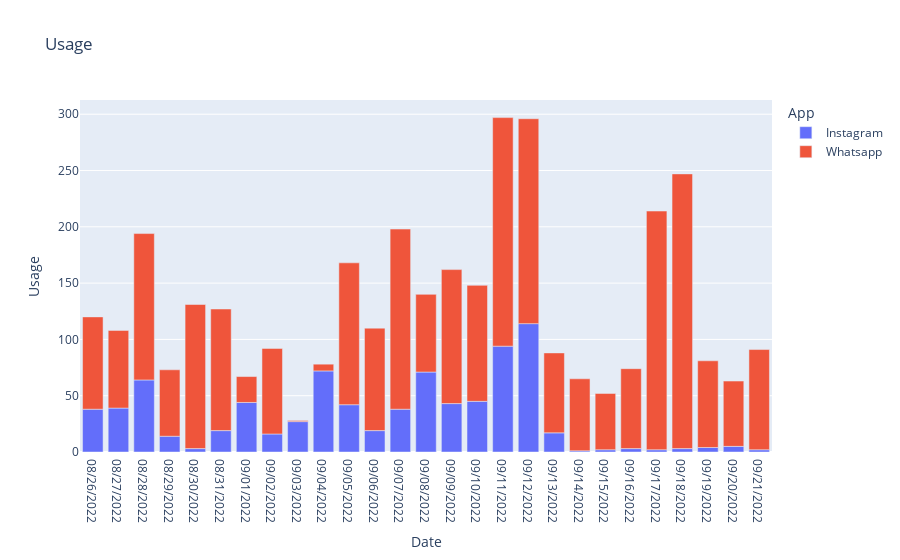

Notebook code for this chart:
### Code cell
# Now let’s start with analyzing the screen time of the user. I will first look at the amount of usage of the apps:
figure = px.bar(data_frame=data, 
                x = "Date", 
                y = "Usage", 
                color="App", 
                title="Usage")
figure.show()

### Figure 1 — Plotly figure (JSON) as saved in the notebook; plotly's stock layout.template omitted (floating-point values rounded to 4 significant figures)
{"data": [{"hovertemplate": "App=Instagram<br>Date=%{x}<br>Usage=%{y}<extra></extra>", "legendgroup": "Instagram", "marker": {"color": "#636efa", "pattern": {"shape": ""}}, "name": "Instagram", "orientation": "v", "showlegend": true, "textposition": "auto", "type": "bar", "x": ["08/26/2022", "08/27/2022", "08/28/2022", "08/29/2022", "08/30/2022", "08/31/2022", "09/01/2022", "09/02/2022", "09/03/2022", "09/04/2022", "09/05/2022", "09/06/2022", "09/07/2022", "09/08/2022", "09/09/2022", "09/10/2022", "09/11/2022", "09/12/2022", "09/13/2022", "09/14/2022", "09/15/2022", "09/16/2022", "09/17/2022", "09/18/2022", "09/19/2022", "09/20/2022", "09/21/2022"], "xaxis": "x", "y": [38, 39, 64, 14, 3, 19, 44, 16, 27, 72, 42, 19, 38, 71, 43, 45, 94, 114, 17, 1, 2, 3, 2, 3, 4, 5, 2], "yaxis": "y"}, {"hovertemplate": "App=Whatsapp<br>Date=%{x}<br>Usage=%{y}<extra></extra>", "legendgroup": "Whatsapp", "marker": {"color": "#EF553B", "pattern": {"shape": ""}}, "name": "Whatsapp", "orientation": "v", "showlegend": true, "textposition": "auto", "type": "bar", "x": ["08/26/2022", "08/27/2022", "08/28/2022", "08/29/2022", "08/30/2022", "08/31/2022", "09/01/2022", "09/02/2022", "09/03/2022", "09/04/2022", "09/05/2022", "09/06/2022", "09/07/2022", "09/08/2022", "09/09/2022", "09/10/2022", "09/11/2022", "09/12/2022", "09/13/2022", "09/14/2022", "09/15/2022", "09/16/2022", "09/17/2022", "09/18/2022", "09/19/2022", "09/20/2022", "09/21/2022"], "xaxis": "x", "y": [82, 69, 130, 59, 128, 108, 23, 76, 1, 6, 126, 91, 160, 69, 119, 103, 203, 182, 71, 64, 50, 71, 212, 244, 77, 58, 89], "yaxis": "y"}], "layout": {"barmode": "relative", "legend": {"title": {"text": "App"}, "tracegroupgap": 0}, "title": {"text": "Usage"}, "xaxis": {"anchor": "y", "domain": [0, 1], "title": {"text": "Date"}}, "yaxis": {"anchor": "x", "domain": [0, 1], "title": {"text": "Usage"}}}}
